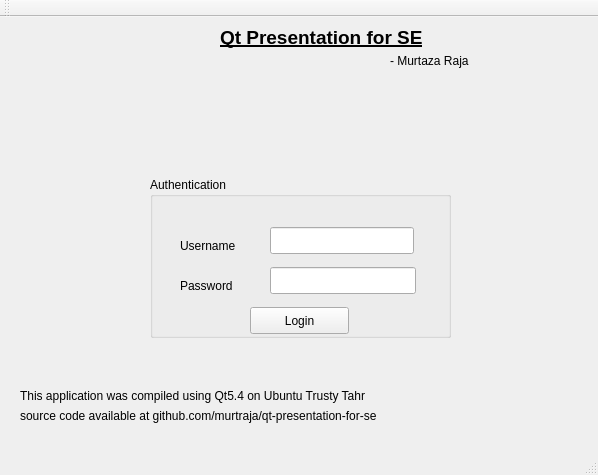
<?xml version="1.0" encoding="UTF-8"?>
<ui version="4.0">
 <class>MainWindow</class>
 <widget class="QMainWindow" name="MainWindow">
  <property name="geometry">
   <rect>
    <x>0</x>
    <y>0</y>
    <width>598</width>
    <height>475</height>
   </rect>
  </property>
  <property name="windowTitle">
   <string>MainWindow</string>
  </property>
  <widget class="QWidget" name="centralWidget">
   <widget class="QStackedWidget" name="stackedWidget">
    <property name="geometry">
     <rect>
      <x>70</x>
      <y>100</y>
      <width>461</width>
      <height>271</height>
     </rect>
    </property>
    <property name="currentIndex">
     <number>0</number>
    </property>
    <widget class="QWidget" name="page">
     <widget class="QGroupBox" name="groupBox">
      <property name="geometry">
       <rect>
        <x>80</x>
        <y>60</y>
        <width>301</width>
        <height>161</height>
       </rect>
      </property>
      <property name="title">
       <string>Authentication</string>
      </property>
      <widget class="QLabel" name="l_username">
       <property name="geometry">
        <rect>
         <x>30</x>
         <y>60</y>
         <width>69</width>
         <height>17</height>
        </rect>
       </property>
       <property name="text">
        <string>Username</string>
       </property>
      </widget>
      <widget class="QLabel" name="l_password">
       <property name="geometry">
        <rect>
         <x>30</x>
         <y>100</y>
         <width>71</width>
         <height>17</height>
        </rect>
       </property>
       <property name="text">
        <string>Password</string>
       </property>
      </widget>
      <widget class="QLineEdit" name="le_username">
       <property name="geometry">
        <rect>
         <x>120</x>
         <y>50</y>
         <width>144</width>
         <height>27</height>
        </rect>
       </property>
      </widget>
      <widget class="QLineEdit" name="le_password">
       <property name="geometry">
        <rect>
         <x>120</x>
         <y>90</y>
         <width>146</width>
         <height>27</height>
        </rect>
       </property>
       <property name="inputMethodHints">
        <set>Qt::ImhHiddenText|Qt::ImhNoAutoUppercase|Qt::ImhNoPredictiveText|Qt::ImhSensitiveData</set>
       </property>
       <property name="echoMode">
        <enum>QLineEdit::Password</enum>
       </property>
      </widget>
      <widget class="QPushButton" name="pb_login">
       <property name="geometry">
        <rect>
         <x>100</x>
         <y>130</y>
         <width>99</width>
         <height>27</height>
        </rect>
       </property>
       <property name="text">
        <string>Login</string>
       </property>
      </widget>
     </widget>
    </widget>
    <widget class="QWidget" name="page_2">
     <widget class="QPlainTextEdit" name="te_topics">
      <property name="geometry">
       <rect>
        <x>20</x>
        <y>50</y>
        <width>431</width>
        <height>78</height>
       </rect>
      </property>
      <property name="font">
       <font>
        <pointsize>13</pointsize>
       </font>
      </property>
      <property name="readOnly">
       <bool>true</bool>
      </property>
     </widget>
     <widget class="QPushButton" name="pb_first">
      <property name="geometry">
       <rect>
        <x>20</x>
        <y>140</y>
        <width>99</width>
        <height>27</height>
       </rect>
      </property>
      <property name="text">
       <string>&lt;&lt;</string>
      </property>
     </widget>
     <widget class="QPushButton" name="pb_prev">
      <property name="geometry">
       <rect>
        <x>130</x>
        <y>140</y>
        <width>99</width>
        <height>27</height>
       </rect>
      </property>
      <property name="text">
       <string>&lt;</string>
      </property>
     </widget>
     <widget class="QPushButton" name="pb_next">
      <property name="geometry">
       <rect>
        <x>240</x>
        <y>140</y>
        <width>99</width>
        <height>27</height>
       </rect>
      </property>
      <property name="text">
       <string>&gt;</string>
      </property>
     </widget>
     <widget class="QPushButton" name="pb_last">
      <property name="geometry">
       <rect>
        <x>350</x>
        <y>140</y>
        <width>99</width>
        <height>27</height>
       </rect>
      </property>
      <property name="text">
       <string>&gt;&gt;</string>
      </property>
     </widget>
     <widget class="QPushButton" name="pb_goback">
      <property name="geometry">
       <rect>
        <x>130</x>
        <y>190</y>
        <width>99</width>
        <height>27</height>
       </rect>
      </property>
      <property name="text">
       <string>Go Back</string>
      </property>
     </widget>
     <widget class="QLabel" name="label">
      <property name="geometry">
       <rect>
        <x>210</x>
        <y>20</y>
        <width>51</width>
        <height>17</height>
       </rect>
      </property>
      <property name="text">
       <string>Topics</string>
      </property>
     </widget>
     <widget class="QPushButton" name="pb_done">
      <property name="geometry">
       <rect>
        <x>240</x>
        <y>190</y>
        <width>99</width>
        <height>27</height>
       </rect>
      </property>
      <property name="text">
       <string>Done</string>
      </property>
     </widget>
    </widget>
   </widget>
   <widget class="QLabel" name="label_2">
    <property name="geometry">
     <rect>
      <x>0</x>
      <y>-10</y>
      <width>221</width>
      <height>91</height>
     </rect>
    </property>
    <property name="text">
     <string/>
    </property>
    <property name="pixmap">
     <pixmap resource="qtpresentationresources.qrc">:/images/images/Qt_logo.png</pixmap>
    </property>
    <property name="scaledContents">
     <bool>true</bool>
    </property>
   </widget>
   <widget class="QLabel" name="label_3">
    <property name="geometry">
     <rect>
      <x>220</x>
      <y>10</y>
      <width>221</width>
      <height>21</height>
     </rect>
    </property>
    <property name="font">
     <font>
      <pointsize>14</pointsize>
      <weight>75</weight>
      <bold>true</bold>
      <underline>true</underline>
     </font>
    </property>
    <property name="text">
     <string>Qt Presentation for SE</string>
    </property>
   </widget>
   <widget class="QLabel" name="label_4">
    <property name="geometry">
     <rect>
      <x>390</x>
      <y>35</y>
      <width>101</width>
      <height>17</height>
     </rect>
    </property>
    <property name="text">
     <string>- Murtaza Raja</string>
    </property>
   </widget>
   <widget class="QLabel" name="label_5">
    <property name="geometry">
     <rect>
      <x>20</x>
      <y>370</y>
      <width>491</width>
      <height>17</height>
     </rect>
    </property>
    <property name="font">
     <font>
      <pointsize>9</pointsize>
     </font>
    </property>
    <property name="text">
     <string>This application was compiled using Qt5.4 on Ubuntu Trusty Tahr</string>
    </property>
   </widget>
   <widget class="QLabel" name="label_6">
    <property name="geometry">
     <rect>
      <x>20</x>
      <y>390</y>
      <width>491</width>
      <height>17</height>
     </rect>
    </property>
    <property name="font">
     <font>
      <pointsize>9</pointsize>
     </font>
    </property>
    <property name="text">
     <string>source code available at github.com/murtraja/qt-presentation-for-se</string>
    </property>
   </widget>
  </widget>
  <widget class="QMenuBar" name="menuBar">
   <property name="geometry">
    <rect>
     <x>0</x>
     <y>0</y>
     <width>598</width>
     <height>25</height>
    </rect>
   </property>
  </widget>
  <widget class="QToolBar" name="mainToolBar">
   <attribute name="toolBarArea">
    <enum>TopToolBarArea</enum>
   </attribute>
   <attribute name="toolBarBreak">
    <bool>false</bool>
   </attribute>
  </widget>
  <widget class="QStatusBar" name="statusBar"/>
 </widget>
 <layoutdefault spacing="6" margin="11"/>
 <resources>
  <include location="qtpresentationresources.qrc"/>
 </resources>
 <connections/>
</ui>
